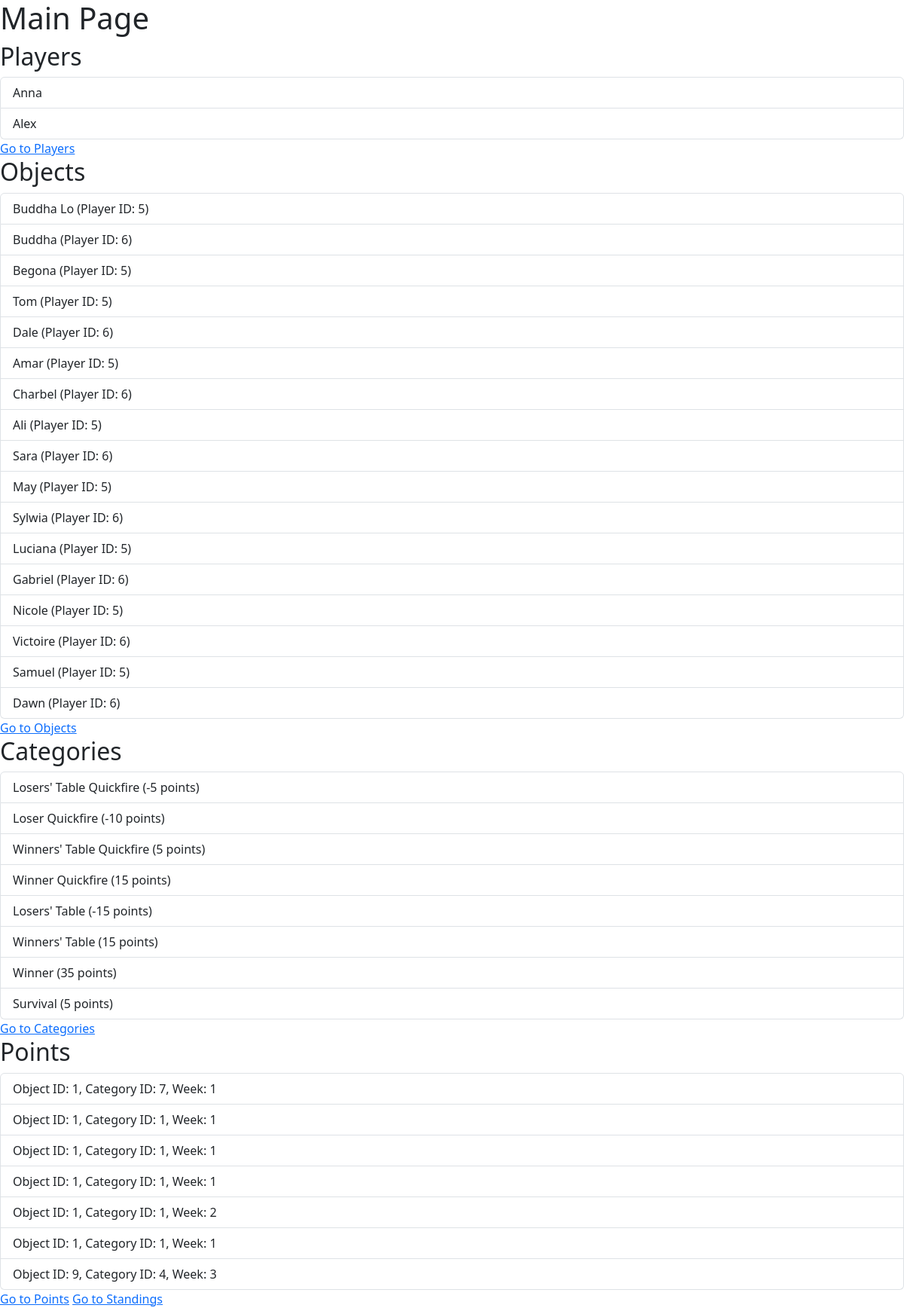
The page / on the database its author committed.
### tables this page shows
CREATE TABLE players (
            id INTEGER PRIMARY KEY AUTOINCREMENT,
            name TEXT NOT NULL
        );

CREATE TABLE "objects" (
	"id"	INTEGER PRIMARY KEY AUTOINCREMENT,
	"name"	TEXT NOT NULL,
	"player_id"	INTEGER,
	"eliminated"	INTEGER,
	FOREIGN KEY("player_id") REFERENCES "players"("id")
);

CREATE TABLE categories (
            id INTEGER PRIMARY KEY AUTOINCREMENT,
            name TEXT NOT NULL,
            points INTEGER NOT NULL
        );

CREATE TABLE "points" (
	"id"	INTEGER PRIMARY KEY AUTOINCREMENT,
	"object_id"	INTEGER NOT NULL,
	"category_id"	INTEGER NOT NULL,
	"week"	INTEGER NOT NULL,
	"notes"	TEXT,
	FOREIGN KEY("object_id") REFERENCES "objects"("id"),
	FOREIGN KEY("category_id") REFERENCES "categories"("id")
);

### app.py (the view)
@app.route('/')
def home():
    players = get_all_players()
    objects = get_all_objects()
    categories = get_all_categories()
    points = get_all_points()
    return render_template('home.html', players=players, objects=objects, categories=categories, points=points)

### app.py (called while the page is built)
def get_db_connection():
    try:
        conn = sqlite3.connect(DATABASE)
        conn.row_factory = sqlite3.Row
    except Error as e:
        print(e)
    return conn

def close_connection(conn):
    if conn is not None:
        conn.close()

def get_all_players():
    conn = get_db_connection()
    players = conn.execute('SELECT * FROM players').fetchall()
    close_connection(conn)
    return players

def get_all_objects():
    conn = get_db_connection()
    objects = conn.execute('SELECT * FROM objects').fetchall()
    close_connection(conn)
    return objects

def get_all_categories():
    conn = get_db_connection()
    categories = conn.execute('SELECT * FROM categories').fetchall()
    close_connection(conn)
    return categories

def get_all_points():
    conn = get_db_connection()
    points = conn.execute('SELECT * FROM points').fetchall()
    close_connection(conn)
    return points

### templates/home.html (shortened to what this page needs)
<!DOCTYPE html>
<html lang="en">
<head>
    <link href="https://cdn.jsdelivr.net/npm/bootstrap@5.3.0-alpha3/dist/css/bootstrap.min.css" rel="stylesheet">
</head>
<body>
    <h1>Main Page</h1>
    <h2>Players</h2>
    <ul class="list-group">
    {% for player in players %}
        <li class="list-group-item">{{ player[1] }}</li>
    {% endfor %}
    </ul>
    <a href="{{ url_for('players') }}">Go to Players</a>
    <h2>Objects</h2>
    <ul class="list-group">
    {% for object in objects %}
        <li class="list-group-item">{{ object[1] }} (Player ID: {{ object[2] }})</li>
    {% endfor %}
    </ul>
    <a href="{{ url_for('objects') }}">Go to Objects</a>
    <h2>Categories</h2>
    <ul class="list-group">
    {% for category in categories %}
        <li class="list-group-item">{{ category[1] }} ({{ category[2] }} points)</li>
    {% endfor %}
    </ul>
    <a href="{{ url_for('categories') }}">Go to Categories</a>
    <h2>Points</h2>
    <ul class="list-group">
    {% for point in points %}
        <li class="list-group-item">Object ID: {{ point[1] }}, Category ID: {{ point[2] }}, Week: {{ point[3] }}</li>
    {% endfor %}
    </ul>
    <a href="{{ url_for('points') }}">Go to Points</a>
    <a href="{{ url_for('standings') }}">Go to Standings</a>
</body>
</html>

### rows shown on the page
players: name "Anna"
players: name "Alex"
objects: name "Buddha Lo", player "5"
objects: name "Buddha", player "6"
objects: name "Begona", player "5"
objects: name "Tom", player "5"
objects: name "Dale", player "6"
objects: name "Amar", player "5"
objects: name "Charbel", player "6"
objects: name "Ali", player "5"
objects: name "Sara", player "6"
objects: name "May", player "5"
objects: name "Sylwia", player "6"
objects: name "Luciana", player "5"
objects: name "Gabriel", player "6"
objects: name "Nicole", player "5"
objects: name "Victoire", player "6"
objects: name "Samuel", player "5"
objects: name "Dawn", player "6"
categories: name "Losers' Table Quickfire", points "-5"
categories: name "Loser Quickfire", points "-10"
categories: name "Winners' Table Quickfire", points "5"
categories: name "Winner Quickfire", points "15"
categories: name "Losers' Table", points "-15"
categories: name "Winners' Table", points "15"
categories: name "Winner", points "35"
categories: name "Survival", points "5"
points: object "1", category "7", week "1"
points: object "1", category "1", week "1"
points: object "1", category "1", week "1"
points: object "1", category "1", week "1"
points: object "1", category "1", week "2"
points: object "1", category "1", week "1"
points: object "9", category "4", week "3"
